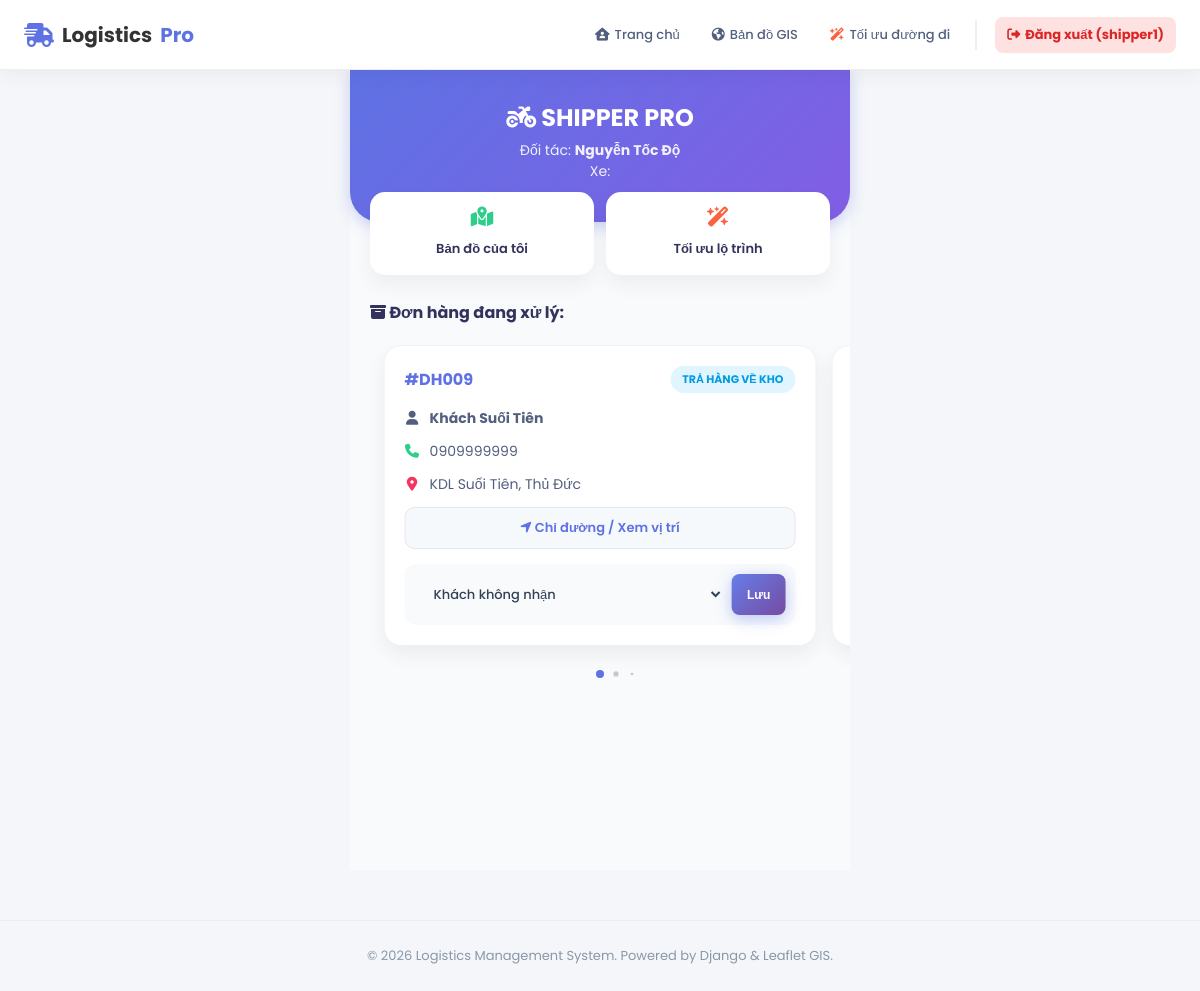
The page /app-shipper/ (signed in) on the database its author committed.
### core/models.py (models this page shows, shortened)
class TaiXe(models.Model):
    user = models.OneToOneField(User, on_delete=models.SET_NULL, null=True, blank=True, verbose_name="Tài khoản đăng nhập")
    ten_tai_xe = models.CharField(max_length=100)
    sdt = models.CharField(max_length=15)
    bien_so = models.CharField(max_length=20)
    loai_xe = models.CharField(max_length=50, choices=[
        ('Xe máy', 'Xe máy'),
        ('Xe tải', 'Xe tải'),
        ('Xe bán tải', 'Xe bán tải')
    ])
    trang_thai = models.CharField(max_length=20, default='Sẵn sàng')
    CA_LAM_CHOICES = [
        ('SANG', 'Ca Sáng (6h - 14h)'),
        ('CHIEU', 'Ca Chiều (14h - 22h)'),
        ('DEM', 'Ca Đêm (22h - 6h)'),
    ]
    ca_lam_viec = models.CharField(max_length=10, choices=CA_LAM_CHOICES, default='SANG', verbose_name="Ca làm việc")
    dang_lam_viec = models.BooleanField(default=False, verbose_name="Đang Online (Chấm công)")
    tong_don_thang_nay = models.IntegerField(default=0, verbose_name="KPI Số đơn/Tháng")
    doanh_thu_tich_luy = models.DecimalField(max_digits=15, decimal_places=0, default=0, verbose_name="Doanh thu tích lũy")

class DonHang(models.Model):
    ma_don = models.CharField(max_length=20, unique=True)
    ten_nguoi_nhan = models.CharField(max_length=100)
    dia_chi_nguoi_nhan = models.CharField(max_length=200)
    sdt_nguoi_nhan = models.CharField(max_length=15)
    lat_khach = models.FloatField()
    lng_khach = models.FloatField()
    khoi_luong = models.FloatField(help_text="Đơn vị: kg")
    kho_xuat_phat = models.ForeignKey(KhoHang, on_delete=models.CASCADE)
    tai_xe = models.ForeignKey(TaiXe, on_delete=models.SET_NULL, null=True, blank=True)
    trang_thai = models.CharField(max_length=50, default='Đang xử lý')
    ngay_tao = models.DateTimeField(auto_now_add=True)

### core/views.py (the view)
# urls.py: path('app-shipper/', views.app_shipper, name='app_shipper'),
@login_required(login_url='core:login')
def app_shipper(request):
    if not hasattr(request.user, 'taixe'):
        messages.error(request, 'Tài khoản của bạn không có quyền truy cập App Shipper.')
        return redirect('core:home')
    tai_xe = request.user.taixe
    don_hangs = DonHang.objects.filter(tai_xe=tai_xe).order_by('-id')
    return render(request, 'shipper_dashboard.html', {
        'tai_xe': tai_xe,
        'don_hangs': don_hangs
    })

### templates/shipper_dashboard.html (shortened to what this page needs)
{% extends "base.html" %}
{% load static %}
{% block content %}
<link rel="stylesheet" href="https://cdn.jsdelivr.net/npm/swiper@11/swiper-bundle.min.css" />
<div class="mobile-app">
    <div class="app-header">
        <h2 style="margin-bottom: 5px;"><i class="fa-solid fa-motorcycle"></i> SHIPPER PRO</h2>
        <p style="font-size: 14px; opacity: 0.9;">
            Đối tác: <b>{{ tai_xe.ten_tai_xe }}</b><br>
            Xe:
        </p>
    </div>
    <div class="tool-grid">
        <a href="{% url 'core:ban_do_chung' %}" class="tool-card">
            <i class="fa-solid fa-map-location-dot" style="color: #2dce89;"></i>
            <span>Bản đồ của tôi</span>
        </a>
        <a href="{% url 'core:toi_uu' %}" class="tool-card">
            <i class="fa-solid fa-wand-magic-sparkles" style="color: #fb6340;"></i>
            <span>Tối ưu lộ trình</span>
        </a>
    </div>
    <div class="order-section">
        <h4 style="color: #32325d; margin-bottom: 20px; padding: 0 20px;">
            <i class="fa-solid fa-box-archive"></i> Đơn hàng đang xử lý:
        </h4>
        <div class="swiper mySwiper">
            <div class="swiper-wrapper">
                {% for don in don_hangs %}
                <div class="swiper-slide">
                    <div class="order-card">
                        <div style="display: flex; justify-content: space-between; align-items: center; margin-bottom: 15px;">
                            <span class="order-id">#{{ don.ma_don }}</span>
                            <span class="badge-status {% if don.trang_thai == 'ĐÃ GIAO THÀNH CÔNG' %}status-success{% else %}status-shipping{% endif %}">
                                {{ don.trang_thai }}
                            </span>
                        </div>
                        <div class="info-row">
                            <i class="fa-solid fa-user"></i>
                            <span><b>{{ don.ten_nguoi_nhan }}</b></span>
                        </div>
                        <div class="info-row">
                            <i class="fa-solid fa-phone" style="color: #2dce89;"></i>
                            <a href="tel:{{ don.sdt_nguoi_nhan }}" style="text-decoration: none; color: inherit;">{{ don.sdt_nguoi_nhan }}</a>
                        </div>
                        <div class="info-row">
                            <i class="fa-solid fa-location-dot" style="color: #f5365c;"></i>
                            <span>{{ don.dia_chi_nguoi_nhan }}</span>
                        </div>
                        <a href="{% url 'core:chi_tiet' don.ma_don %}" class="btn-map-single">
                            <i class="fa-solid fa-location-arrow"></i> Chỉ đường / Xem vị trí
                        </a>
                        <form action="{% url 'core:shipper_cap_nhat' don.id %}" method="POST">
                            <div class="update-box">
                                <select name="trang_thai">
                                    <option value="TRẢ HÀNG VỀ KHO" {% if don.trang_thai == 'TRẢ HÀNG VỀ KHO' %}selected{% endif %}>Khách không nhận</option>
                                </select>
                                <button type="submit" class="btn-submit" style="padding: 8px 15px; font-size: 12px; border: none; background: #5e72e4; color: white; border-radius: 8px; cursor: pointer;">
                                    Lưu
                                </button>
                            </div>
                        </form>
                    </div>
                </div>
                {% endfor %}
            </div>
            <div class="swiper-pagination"></div>
        </div>
        </div>
</div>
{% endblock %}

### templates/base.html (shortened to what this page needs)
{% load static %}
<!DOCTYPE html>
<html lang="vi">
<head>
    <link rel="stylesheet" href="https://cdnjs.cloudflare.com/ajax/libs/font-awesome/6.4.0/css/all.min.css">
</head>
<body>
    <nav class="navbar">
        <a href="{% url 'core:home' %}" class="nav-brand">
            <i class="fa-solid fa-truck-fast"></i>
            Logistics<span style="color: #5e72e4;">Pro</span>
        </a>
        <ul class="nav-links">
            <li class="nav-item">
                {% if user.is_authenticated and user.taixe %}
                    <a href="{% url 'core:app_shipper' %}"><i class="fa-solid fa-house-user"></i> Trang chủ </a>
                {% else %}
                    <a href="{% url 'core:home' %}"><i class="fa-solid fa-house"></i> Trang chủ</a>
                {% endif %}
            </li>
            <li class="nav-item">
                <a href="{% url 'core:ban_do_chung' %}">
                    <i class="fa-solid fa-earth-americas"></i> Bản đồ GIS
                </a>
            </li>
            <li class="nav-item">
                <a href="{% url 'core:toi_uu' %}">
                    <i class="fa-solid fa-wand-magic-sparkles" style="color: #fb6340;"></i> Tối ưu đường đi
                </a>
            </li>
            <li style="border-left: 2px solid #eee; height: 30px; margin: 0 5px;"></li>
            {% if user.is_authenticated %}
                <li class="nav-item" style="margin-left: 5px;">
                    <a href="{% url 'core:logout' %}" style="background: #fee2e2; color: #dc2626; font-weight: bold;">
                        <i class="fa-solid fa-right-from-bracket"></i> Đăng xuất ({{ user.username }})
                    </a>
                </li>
            {% else %}
                <li class="nav-item">
                    <a href="{% url 'core:login' %}" style="background: #e0f2fe; color: #0284c7; font-weight: bold;">
                        <i class="fa-solid fa-user-lock"></i> Đăng nhập
                    </a>
                </li>
            {% endif %}
        </ul>
    </nav>
    <main style="min-height: 80vh; padding: 20px;">
        {% block content %}
        {% endblock %}
    </main>
    <footer class="footer">
        &copy; 2026 Logistics Management System. Powered by Django & Leaflet GIS.
    </footer>
    <link href="https://cdn.jsdelivr.net/npm/select2@4.1.0-rc.0/dist/css/select2.min.css" rel="stylesheet" />
</body>
</html>

### templates/base.html (style rules this page uses)
* { margin: 0; padding: 0; box-sizing: border-box; }
body { font-family: 'Poppins', sans-serif; background-color: #f4f6f9; color: #333; }
.navbar { background: rgba(255, 255, 255, 0.95); backdrop-filter: blur(10px); height: 70px; display: flex; justify-content: space-between; align-items: center; padding: 0 2%; position: sticky; top: 0; z-index: 1000; box-shadow: 0 4px 20px rgba(0,0,0,0.05); border-bottom: 1px solid #eee; }
.nav-brand { font-size: 20px; font-weight: 700; color: #333; text-decoration: none; display: flex; align-items: center; gap: 8px; margin-right: 15px; }
.nav-brand i { color: #5e72e4; font-size: 24px; }
.nav-links { display: flex; gap: 8px; list-style: none; align-items: center; flex-wrap: nowrap; }
.nav-item a { text-decoration: none; color: #525f7f; font-weight: 500; font-size: 13px; transition: all 0.3s ease; display: flex; align-items: center; gap: 5px; padding: 8px 12px; border-radius: 8px; white-space: nowrap; }
input[type="text"], input[type="password"], input[type="number"], input[type="email"], input[type="tel"], select, textarea, .form-control { border: 2px solid #e2e8f0; border-radius: 10px; padding: 10px 15px; font-size: 14px; transition: all 0.3s; background-color: #f8fafc; color: #334155; outline: none; font-family: inherit; }
.btn-primary, .btn-submit { background: linear-gradient(135deg, #667eea 0%, #764ba2 100%) !important; border: none; border-radius: 10px; padding: 12px 25px; font-weight: 600; box-shadow: 0 4px 15px rgba(102, 126, 234, 0.4); color: white; transition: all 0.3s; cursor: pointer; display: inline-flex; align-items: center; justify-content: center; gap: 8px; }
.footer { text-align: center; padding: 25px; color: #8898aa; font-size: 13px; margin-top: 50px; border-top: 1px solid #eee; }

### templates/shipper_dashboard.html (style rules this page uses)
main { padding: 0 !important; }
.mobile-app { max-width: 500px; margin: 0 auto; background: #f8fafc; min-height: 100vh; padding-bottom: 50px; }
.app-header { background: linear-gradient(135deg, #5e72e4 0%, #825ee4 100%); color: white; padding: 30px 20px 40px 20px; border-radius: 0 0 30px 30px; text-align: center; box-shadow: 0 4px 15px rgba(94, 114, 228, 0.3); }
.tool-grid { display: grid; grid-template-columns: 1fr 1fr; gap: 12px; padding: 0 20px; margin-top: -30px; position: relative; z-index: 10; }
.tool-card { background: white; padding: 15px; border-radius: 15px; text-align: center; text-decoration: none; box-shadow: 0 10px 20px rgba(0,0,0,0.05); transition: 0.3s; }
.tool-card i { font-size: 20px; margin-bottom: 8px; display: block; }
.tool-card span { font-size: 13px; font-weight: 600; color: #32325d; }
.order-section { padding: 25px 0; }
.swiper { width: 100%; padding-bottom: 40px; }
.swiper-slide { height: auto; }
.order-card { background: white; border-radius: 18px; padding: 20px; margin: 0; height: 100%; box-shadow: 0 8px 20px rgba(0,0,0,0.06); border: 1px solid #edf2f7; }
.order-id { color: #5e72e4; font-weight: 700; font-size: 16px; }
.badge-status { padding: 5px 12px; border-radius: 20px; font-size: 11px; font-weight: 700; text-transform: uppercase; }
.status-shipping { background: #e1f5fe; color: #039be5; }
.info-row { display: flex; align-items: flex-start; gap: 10px; margin: 12px 0; font-size: 14px; color: #525f7f; }
.info-row i { margin-top: 3px; width: 15px; text-align: center; }
.btn-map-single { background: #f6f9fc; color: #5e72e4; display: block; text-align: center; padding: 10px; border-radius: 10px; text-decoration: none; font-weight: 600; font-size: 13px; margin-bottom: 15px; border: 1px solid #e2e8f0; }
.update-box { display: flex; gap: 8px; background: #f8fafc; padding: 10px; border-radius: 12px; }
.update-box select { flex: 1; border: none; background: transparent; font-size: 13px; font-weight: 500; outline: none; }

### rows shown on the page
TaiXe: ten_tai_xe "Nguyễn Tốc Độ"
DonHang: ma_don "DH009", trang_thai "TRẢ HÀNG VỀ KHO", ten_nguoi_nhan "Khách Suối Tiên", sdt_nguoi_nhan "0909999999", dia_chi_nguoi_nhan "KDL Suối Tiên, Thủ Đức", trang_thai "Khách không nhận"

### other values the page prints
{{ user.username }} "shipper1"
